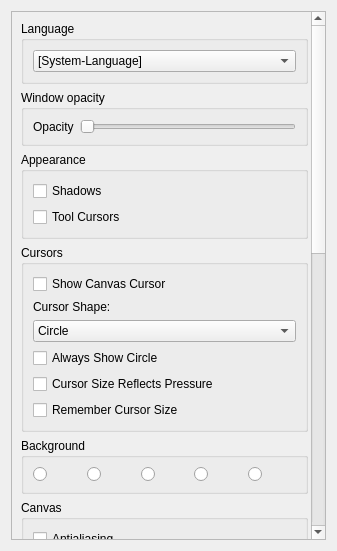
<?xml version="1.0" encoding="UTF-8"?>
<ui version="4.0">
 <class>GeneralPage</class>
 <widget class="QWidget" name="GeneralPage">
  <property name="geometry">
   <rect>
    <x>0</x>
    <y>0</y>
    <width>337</width>
    <height>551</height>
   </rect>
  </property>
  <layout class="QGridLayout" name="gridLayout_2">
   <item row="0" column="0">
    <widget class="QScrollArea" name="scrollArea">
     <property name="verticalScrollBarPolicy">
      <enum>Qt::ScrollBarAlwaysOn</enum>
     </property>
     <property name="horizontalScrollBarPolicy">
      <enum>Qt::ScrollBarAlwaysOff</enum>
     </property>
     <property name="widgetResizable">
      <bool>true</bool>
     </property>
     <widget class="QWidget" name="contents">
      <property name="geometry">
       <rect>
        <x>0</x>
        <y>-407</y>
        <width>314</width>
        <height>932</height>
       </rect>
      </property>
      <layout class="QVBoxLayout" name="lay">
       <item>
        <widget class="QGroupBox" name="groupBox">
         <property name="title">
          <string comment="GroupBox title in Preference">Language</string>
         </property>
         <layout class="QGridLayout" name="langLayout">
          <item row="0" column="0">
           <widget class="QComboBox" name="languageCombo">
            <property name="currentText">
             <string comment="First item of the language list">[System-Language]</string>
            </property>
            <item>
             <property name="text">
              <string comment="First item of the language list">[System-Language]</string>
             </property>
            </item>
           </widget>
          </item>
         </layout>
        </widget>
       </item>
       <item>
        <widget class="QGroupBox" name="windowOpacityBox">
         <property name="title">
          <string comment="GroupBox title in Preference">Window opacity</string>
         </property>
         <layout class="QGridLayout" name="windowOpacityLayout">
          <item row="0" column="0">
           <widget class="QLabel" name="windowOpacityLabel">
            <property name="text">
             <string>Opacity</string>
            </property>
           </widget>
          </item>
          <item row="0" column="1">
           <widget class="QSlider" name="windowOpacityLevel">
            <property name="minimum">
             <number>30</number>
            </property>
            <property name="maximum">
             <number>100</number>
            </property>
            <property name="orientation">
             <enum>Qt::Horizontal</enum>
            </property>
           </widget>
          </item>
         </layout>
        </widget>
       </item>
       <item>
        <widget class="QGroupBox" name="appearanceBox">
         <property name="title">
          <string comment="GroupBox title in Preference">Appearance</string>
         </property>
         <layout class="QVBoxLayout" name="appearanceLayout">
          <item>
           <widget class="QCheckBox" name="shadowsBox">
            <property name="text">
             <string>Shadows</string>
            </property>
           </widget>
          </item>
          <item>
           <widget class="QCheckBox" name="toolCursorsBox">
            <property name="text">
             <string>Tool Cursors</string>
            </property>
           </widget>
          </item>
         </layout>
        </widget>
       </item>
      <item>
       <widget class="QGroupBox" name="cursorsBox">
        <property name="title">
         <string>Cursors</string>
        </property>
        <layout class="QVBoxLayout" name="cursorsLayout">
         <item>
          <widget class="QCheckBox" name="canvasCursorBox">
           <property name="visible">
            <bool>false</bool>
           </property>
           <property name="text">
            <string>Show Canvas Cursor</string>
           </property>
          </widget>
         </item>
         <item>
          <widget class="QLabel" name="cursorStyleLabel">
           <property name="text">
            <string>Cursor Shape:</string>
           </property>
          </widget>
         </item>
         <item>
          <widget class="QComboBox" name="cursorStyleCombo">
           <item><property name="text"><string>Circle</string></property></item>
           <item><property name="text"><string>Cross</string></property></item>
           <item><property name="text"><string>Triangle Up</string></property></item>
           <item><property name="text"><string>Triangle Down</string></property></item>
           <item><property name="text"><string>Triangle Left</string></property></item>
           <item><property name="text"><string>Triangle Right</string></property></item>
           <item><property name="text"><string>Triangle Left-Up</string></property></item>
           <item><property name="text"><string>Triangle Left-Down</string></property></item>
           <item><property name="text"><string>Triangle Right-Up</string></property></item>
           <item><property name="text"><string>Triangle Right-Down</string></property></item>
          </widget>
         </item>
         <item>
          <widget class="QCheckBox" name="alwaysShowCircleBox">
           <property name="text">
            <string>Always Show Circle</string>
           </property>
           <property name="toolTip">
            <string>Show both the circle (indicating brush size) and the custom cursor icon</string>
           </property>
          </widget>
         </item>
         <item>
          <widget class="QCheckBox" name="cursorPressureSizeBox">
           <property name="text">
            <string>Cursor Size Reflects Pressure</string>
           </property>
           <property name="toolTip">
            <string>When enabled, the cursor circle size changes with stylus pressure during drawing</string>
           </property>
          </widget>
         </item>
         <item>
          <widget class="QCheckBox" name="rememberCursorSizeBox">
           <property name="text">
            <string>Remember Cursor Size</string>
           </property>
           <property name="toolTip">
            <string>When enabled, the cursor size stays at its pressure-scaled value after lifting the pen</string>
           </property>
          </widget>
         </item>
        </layout>
       </widget>
      </item>
       <item>
        <widget class="QGroupBox" name="backgroundBox">
         <property name="title">
          <string comment="GroupBox title in Preference">Background</string>
         </property>
         <layout class="QHBoxLayout" name="backgroundLayout">
          <item>
           <widget class="QRadioButton" name="checkerBackgroundButton">
            <attribute name="buttonGroup">
             <string notr="true">backgroundButtons</string>
            </attribute>
           </widget>
          </item>
          <item>
           <widget class="QRadioButton" name="whiteBackgroundButton">
            <attribute name="buttonGroup">
             <string notr="true">backgroundButtons</string>
            </attribute>
           </widget>
          </item>
          <item>
           <widget class="QRadioButton" name="greyBackgroundButton">
            <attribute name="buttonGroup">
             <string notr="true">backgroundButtons</string>
            </attribute>
           </widget>
          </item>
          <item>
           <widget class="QRadioButton" name="dotsBackgroundButton">
            <attribute name="buttonGroup">
             <string notr="true">backgroundButtons</string>
            </attribute>
           </widget>
          </item>
          <item>
           <widget class="QRadioButton" name="weaveBackgroundButton">
            <attribute name="buttonGroup">
             <string notr="true">backgroundButtons</string>
            </attribute>
           </widget>
          </item>
         </layout>
        </widget>
       </item>
       <item>
        <widget class="QGroupBox" name="displayBox">
         <property name="title">
          <string comment="GroupBox title in Preference">Canvas</string>
         </property>
         <layout class="QGridLayout" name="displayLayout">
          <item row="0" column="0">
           <widget class="QCheckBox" name="antialiasingBox">
            <property name="visible">
             <bool>false</bool>
            </property>
            <property name="text">
             <string>Antialiasing</string>
            </property>
           </widget>
          </item>
          <item row="1" column="0">
           <widget class="QCheckBox" name="zoomHorizontalDragBox">
            <property name="text">
             <string>Invert Zoom</string>
            </property>
           </widget>
          </item>
          <item row="2" column="0">
           <widget class="QCheckBox" name="invertScrollDirectionBox">
            <property name="text">
             <string>Invert Scroll Direction</string>
            </property>
           </widget>
          </item>
          <item row="3" column="0">
           <widget class="QCheckBox" name="lowResNavigationBox">
            <property name="text">
             <string>Low-resolution preview while navigating</string>
            </property>
           </widget>
          </item>
         </layout>
        </widget>
       </item>
       <item>
        <spacer name="verticalSpacer">
         <property name="orientation">
          <enum>Qt::Vertical</enum>
         </property>
         <property name="sizeHint" stdset="0">
          <size>
           <width>0</width>
           <height>0</height>
          </size>
         </property>
        </spacer>
       </item>
       <item>
        <widget class="QGroupBox" name="editingBox">
         <property name="title">
          <string comment="GroupBox title in Preference">Editing</string>
         </property>
         <layout class="QGridLayout" name="editingLayout">
          <item row="0" column="0">
           <widget class="QLabel" name="curveSmoothingLabel">
            <property name="text">
             <string>Vector curve smoothing</string>
            </property>
           </widget>
          </item>
          <item row="1" column="0">
           <widget class="QSlider" name="curveSmoothingLevel">
            <property name="minimum">
             <number>1</number>
            </property>
            <property name="maximum">
             <number>100</number>
            </property>
            <property name="orientation">
             <enum>Qt::Horizontal</enum>
            </property>
           </widget>
          </item>
          <item row="2" column="0">
           <widget class="QCheckBox" name="highResBox">
            <property name="text">
             <string>Tablet high-resolution position</string>
            </property>
           </widget>
          </item>
         </layout>
        </widget>
       </item>
       <item>
        <widget class="QGroupBox" name="gridBox">
         <property name="title">
          <string comment="groupBox title in Preference">Grid</string>
         </property>
         <layout class="QGridLayout" name="gridLayout">
          <item row="2" column="0">
           <widget class="QLabel" name="labGridH">
            <property name="text">
             <string>Grid Height</string>
            </property>
           </widget>
          </item>
          <item row="0" column="0" colspan="2">
           <widget class="QCheckBox" name="gridCheckBox">
            <property name="text">
             <string>Enable Grid</string>
            </property>
           </widget>
          </item>
          <item row="1" column="1">
           <widget class="QSpinBox" name="gridSizeInputW">
            <property name="minimumSize">
             <size>
              <width>80</width>
              <height>0</height>
             </size>
            </property>
            <property name="maximumSize">
             <size>
              <width>80</width>
              <height>16777215</height>
             </size>
            </property>
            <property name="minimum">
             <number>1</number>
            </property>
            <property name="maximum">
             <number>9999</number>
            </property>
            <property name="value">
             <number>100</number>
            </property>
           </widget>
          </item>
          <item row="2" column="1">
           <widget class="QSpinBox" name="gridSizeInputH">
            <property name="minimum">
             <number>1</number>
            </property>
            <property name="maximum">
             <number>9999</number>
            </property>
            <property name="value">
             <number>100</number>
            </property>
           </widget>
          </item>
          <item row="1" column="0">
           <widget class="QLabel" name="labGridW">
            <property name="text">
             <string>Grid Width</string>
            </property>
           </widget>
          </item>
         </layout>
        </widget>
       </item>
       <item>
        <widget class="QGroupBox" name="groupBox_2">
         <property name="title">
          <string>Overlays</string>
         </property>
         <layout class="QGridLayout" name="gridLayout_4">
          <item row="0" column="0">
           <widget class="QCheckBox" name="actionSafeCheckBox">
            <property name="text">
             <string/>
            </property>
            <property name="checked">
             <bool>true</bool>
            </property>
           </widget>
          </item>
          <item row="0" column="1">
           <widget class="QLabel" name="labActionSafe">
            <property name="text">
             <string>Enable Action Safe area (%)</string>
            </property>
           </widget>
          </item>
          <item row="0" column="2">
           <spacer name="horizontalSpacer">
            <property name="orientation">
             <enum>Qt::Horizontal</enum>
            </property>
            <property name="sizeHint" stdset="0">
             <size>
              <width>40</width>
              <height>20</height>
             </size>
            </property>
           </spacer>
          </item>
          <item row="0" column="3">
           <widget class="QSpinBox" name="actionSafeInput">
            <property name="minimum">
             <number>1</number>
            </property>
            <property name="maximum">
             <number>25</number>
            </property>
            <property name="value">
             <number>5</number>
            </property>
           </widget>
          </item>
          <item row="1" column="0">
           <widget class="QCheckBox" name="titleSafeCheckBox">
            <property name="text">
             <string/>
            </property>
            <property name="checked">
             <bool>true</bool>
            </property>
           </widget>
          </item>
          <item row="1" column="1">
           <widget class="QLabel" name="labTitleSafe">
            <property name="text">
             <string>Enable Title Safe area (%)</string>
            </property>
           </widget>
          </item>
          <item row="1" column="2">
           <spacer name="horizontalSpacer_2">
            <property name="orientation">
             <enum>Qt::Horizontal</enum>
            </property>
            <property name="sizeHint" stdset="0">
             <size>
              <width>40</width>
              <height>20</height>
             </size>
            </property>
           </spacer>
          </item>
          <item row="1" column="3">
           <widget class="QSpinBox" name="titleSafeInput">
            <property name="minimum">
             <number>1</number>
            </property>
            <property name="maximum">
             <number>25</number>
            </property>
            <property name="value">
             <number>10</number>
            </property>
           </widget>
          </item>
          <item row="2" column="0">
           <widget class="QCheckBox" name="safeHelperTextCheckbox">
            <property name="text">
             <string/>
            </property>
           </widget>
          </item>
          <item row="2" column="1">
           <widget class="QLabel" name="labSafeHelperText">
            <property name="text">
             <string>Show Safe area labels</string>
            </property>
           </widget>
          </item>
         </layout>
        </widget>
       </item>
       <item>
        <widget class="QGroupBox" name="advancedBox">
         <property name="title">
          <string comment="groupBox title in Preference">Advanced</string>
         </property>
         <property name="alignment">
          <set>Qt::AlignLeading|Qt::AlignLeft|Qt::AlignVCenter</set>
         </property>
         <layout class="QVBoxLayout" name="verticalLayout_4" stretch="0,0">
          <property name="leftMargin">
           <number>6</number>
          </property>
          <property name="rightMargin">
           <number>6</number>
          </property>
          <item>
           <layout class="QHBoxLayout" name="horizontalLayout">
            <item>
             <widget class="QLabel" name="cacheLabel">
              <property name="text">
               <string>Memory Cache Budget</string>
              </property>
              <property name="alignment">
               <set>Qt::AlignLeading|Qt::AlignLeft|Qt::AlignVCenter</set>
              </property>
              <property name="wordWrap">
               <bool>true</bool>
              </property>
             </widget>
            </item>
            <item>
             <widget class="QSpinBox" name="framePoolSizeSpin">
              <property name="sizePolicy">
               <sizepolicy hsizetype="Preferred" vsizetype="Minimum">
                <horstretch>0</horstretch>
                <verstretch>0</verstretch>
               </sizepolicy>
              </property>
              <property name="minimumSize">
               <size>
                <width>80</width>
                <height>0</height>
               </size>
              </property>
              <property name="maximumSize">
               <size>
                <width>80</width>
                <height>16777215</height>
               </size>
              </property>
              <property name="suffix">
               <string>MB</string>
              </property>
              <property name="minimum">
               <number>100</number>
              </property>
              <property name="maximum">
               <number>16000</number>
              </property>
              <property name="value">
               <number>1024</number>
              </property>
             </widget>
            </item>
           </layout>
          </item>
         </layout>
        </widget>
       </item>
       <item>
        <widget class="QGroupBox" name="groupBox_3">
         <property name="title">
          <string>Undo/Redo</string>
         </property>
         <layout class="QVBoxLayout" name="verticalLayout_2">
          <item>
           <layout class="QHBoxLayout" name="horizontalLayout_2">
            <property name="topMargin">
             <number>0</number>
            </property>
            <item>
             <widget class="QLabel" name="undoStepsLabel">
              <property name="toolTip">
               <string>How many steps you're allowed to undo/redo</string>
              </property>
              <property name="text">
               <string>Maximum Number of Undo/Redo Steps</string>
              </property>
             </widget>
            </item>
            <item>
             <widget class="QSpinBox" name="undoStepsBox">
              <property name="maximumSize">
               <size>
                <width>80</width>
                <height>16777215</height>
               </size>
              </property>
              <property name="minimum">
               <number>20</number>
              </property>
              <property name="maximum">
               <number>250</number>
              </property>
              <property name="value">
               <number>100</number>
              </property>
             </widget>
            </item>
           </layout>
          </item>
          <item>
           <layout class="QHBoxLayout" name="horizontalLayout_3">
            <property name="topMargin">
             <number>0</number>
            </property>
            <item>
             <widget class="QPushButton" name="undoRedoGroupApplyButton">
              <property name="text">
               <string>Apply</string>
              </property>
             </widget>
            </item>
            <item>
             <widget class="QPushButton" name="undoRedoGroupCancelButton">
              <property name="text">
               <string>Cancel</string>
              </property>
             </widget>
            </item>
           </layout>
          </item>
         </layout>
        </widget>
       </item>
      </layout>
     </widget>
    </widget>
   </item>
  </layout>
 </widget>
 <tabstops>
  <tabstop>scrollArea</tabstop>
  <tabstop>languageCombo</tabstop>
  <tabstop>windowOpacityLevel</tabstop>
  <tabstop>shadowsBox</tabstop>
  <tabstop>toolCursorsBox</tabstop>
  <tabstop>canvasCursorBox</tabstop>
  <tabstop>checkerBackgroundButton</tabstop>
  <tabstop>whiteBackgroundButton</tabstop>
  <tabstop>greyBackgroundButton</tabstop>
  <tabstop>dotsBackgroundButton</tabstop>
  <tabstop>weaveBackgroundButton</tabstop>
  <tabstop>antialiasingBox</tabstop>
  <tabstop>curveSmoothingLevel</tabstop>
  <tabstop>highResBox</tabstop>
  <tabstop>gridCheckBox</tabstop>
  <tabstop>gridSizeInputW</tabstop>
  <tabstop>gridSizeInputH</tabstop>
 </tabstops>
 <resources/>
 <connections/>
 <buttongroups>
  <buttongroup name="backgroundButtons"/>
 </buttongroups>
</ui>
